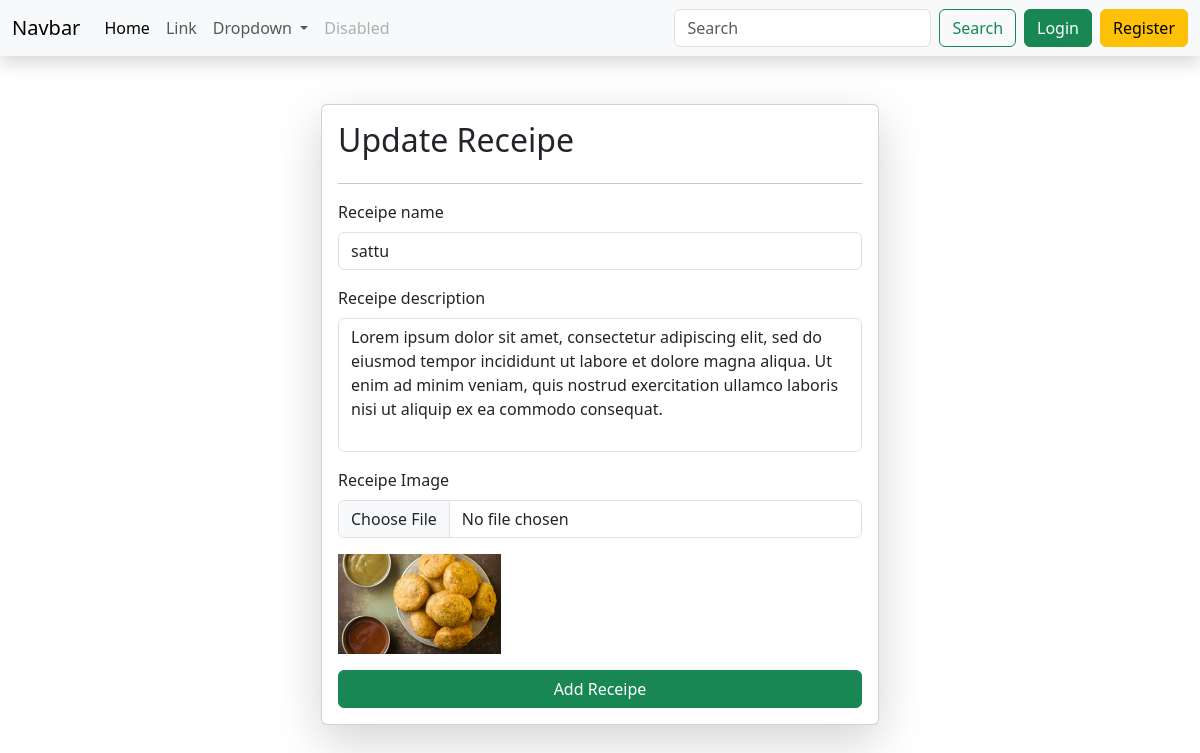
The app's page /update-receipe/3/ with its own data.
### base/models.py (models this page shows)
class Receipe(models.Model):
    user = models.ForeignKey(User, on_delete=models.SET_NULL, null= True, blank=True )
    receipe_name = models.CharField(max_length=100)
    receipe_description = models.TextField()
    receipe_image = models.ImageField(upload_to="receipe")

### base/views.py (the view, shortened to what this page needs)
# urls.py: path('update-receipe/<id>/', views.update_receipe, name="update_receipe"),
def update_receipe(request, id):
    queryset = Receipe.objects.get(id=id)
    context = {'receipe': queryset}
    return render(request, 'update_receipe.html', context)

### base/templates/update_receipe.html (shortened to what this page needs)
{% extends "base.html" %}
{% block body %}
<div class="container mt-5">
    <form class="col-6 mx-auto card p-3 shadow-lg" method="post" enctype="multipart/form-data">
        <h2>Update Receipe</h2>
        <hr>
        <div class="mb-3">
          <label for="exampleInputEmail1" class="form-label">Receipe name</label>
          <input type="text" value="{{receipe.receipe_name}}" class="form-control" name="receipe_name" required>
        </div>
        <div class="mb-3">
          <label for="exampleInputPassword1" class="form-label">Receipe description</label>
          <textarea class="form-control" id="textarea" cols='30' rows='5' name="receipe_description" required>{{receipe.receipe_description}}</textarea>
        </div>
        <div class="mb-3">
          <label for="exampleInputPassword1" class="form-label">Receipe Image</label>
          <input type="file" class="form-control" name="receipe_image">
        </div>
        <div class="mb-3">
            <img src="/media/{{receipe.receipe_image}}" alt="img" style="height:100px">
        </div>
        <button type="submit" class="btn btn-success">Add Receipe</button>
      </form>
</div>
{% endblock  %}

### static/css/style.css (style rules this page uses)
#textarea { resize: none; }

### records on screen
Receipe: receipe_name "sattu", receipe_description "Lorem ipsum dolor sit amet, consectetur adipiscing elit, sed do eiusmod tempor incididunt ut labore et dolore magna aliqua. Ut enim ad minim veniam, quis nostrud exercitation ullamco laboris nisi ut aliquip ex ea commodo consequat.", receipe_image (picture)
